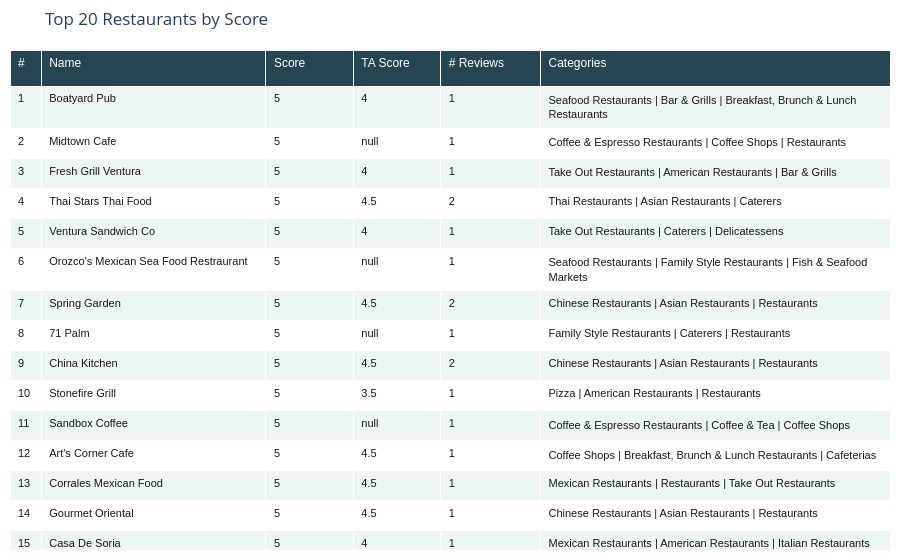

Notebook code cell kept with this figure:
### Markdown cell above
### 4.6 Top 20 Restaurants

The highest-rated restaurants by Google score, including their TripAdvisor score, total review count, and cuisine categories.

### Code cell
make_top_table(restaurants).show()

### Figure 1 — Plotly figure (JSON) as saved in the notebook; plotly's stock layout.template omitted (floating-point values rounded to 4 significant figures)
{"data": [{"cells": {"align": "left", "fill": {"color": [["#edf6f4", "#ffffff", "#edf6f4", "#ffffff", "#edf6f4", "#ffffff", "#edf6f4", "#ffffff", "#edf6f4", "#ffffff", "#edf6f4", "#ffffff", "#edf6f4", "#ffffff", "#edf6f4", "#ffffff", "#edf6f4", "#ffffff", "#edf6f4", "#ffffff"], ["#edf6f4", "#ffffff", "#edf6f4", "#ffffff", "#edf6f4", "#ffffff", "#edf6f4", "#ffffff", "#edf6f4", "#ffffff", "#edf6f4", "#ffffff", "#edf6f4", "#ffffff", "#edf6f4", "#ffffff", "#edf6f4", "#ffffff", "#edf6f4", "#ffffff"], ["#edf6f4", "#ffffff", "#edf6f4", "#ffffff", "#edf6f4", "#ffffff", "#edf6f4", "#ffffff", "#edf6f4", "#ffffff", "#edf6f4", "#ffffff", "#edf6f4", "#ffffff", "#edf6f4", "#ffffff", "#edf6f4", "#ffffff", "#edf6f4", "#ffffff"], ["#edf6f4", "#ffffff", "#edf6f4", "#ffffff", "#edf6f4", "#ffffff", "#edf6f4", "#ffffff", "#edf6f4", "#ffffff", "#edf6f4", "#ffffff", "#edf6f4", "#ffffff", "#edf6f4", "#ffffff", "#edf6f4", "#ffffff", "#edf6f4", "#ffffff"], ["#edf6f4", "#ffffff", "#edf6f4", "#ffffff", "#edf6f4", "#ffffff", "#edf6f4", "#ffffff", "#edf6f4", "#ffffff", "#edf6f4", "#ffffff", "#edf6f4", "#ffffff", "#edf6f4", "#ffffff", "#edf6f4", "#ffffff", "#edf6f4", "#ffffff"]]}, "font": {"color": "#1a1a1a", "family": "Arial", "size": 11}, "height": 30, "values": [[1, 2, 3, 4, 5, 6, 7, 8, 9, 10, 11, 12, 13, 14, 15, 16, 17, 18, 19, 20], ["Boatyard Pub", "Midtown Cafe", "Fresh Grill Ventura", "Thai Stars Thai Food", "Ventura Sandwich Co", "Orozco's Mexican Sea Food Restraurant", "Spring Garden", "71 Palm", "China Kitchen", "Stonefire Grill", "Sandbox Coffee", "Art's Corner Cafe", "Corrales Mexican Food", "Gourmet Oriental", "Casa De Soria", "Cordello's Pizza", "Prime Steakhouse & Wine Bar", "Golden China Restaurant", "Wok & South Mongolian BBQ", "Sushi Ozeki Japanese Restaurant"], [5, 5, 5, 5, 5, 5, 5, 5, 5, 5, 5, 5, 5, 5, 5, 5, 5, 5, 5, 5], [4, null, 4, 4.5, 4, null, 4.5, null, 4.5, 3.5, null, 4.5, 4.5, 4.5, 4, 3.5, 4, 3.5, null, null], [1, 1, 1, 2, 1, 1, 2, 1, 2, 1, 1, 1, 1, 1, 1, 1, 1, 2, 1, 1], ["Seafood Restaurants | Bar & Grills | Breakfast, Brunch & Lunch Restaurants", "Coffee & Espresso Restaurants | Coffee Shops | Restaurants", "Take Out Restaurants | American Restaurants | Bar & Grills", "Thai Restaurants | Asian Restaurants | Caterers", "Take Out Restaurants | Caterers | Delicatessens", "Seafood Restaurants | Family Style Restaurants | Fish & Seafood Markets", "Chinese Restaurants | Asian Restaurants | Restaurants", "Family Style Restaurants | Caterers | Restaurants", "Chinese Restaurants | Asian Restaurants | Restaurants", "Pizza | American Restaurants | Restaurants", "Coffee & Espresso Restaurants | Coffee & Tea | Coffee Shops", "Coffee Shops | Breakfast, Brunch & Lunch Restaurants | Cafeterias", "Mexican Restaurants | Restaurants | Take Out Restaurants", "Chinese Restaurants | Asian Restaurants | Restaurants", "Mexican Restaurants | American Restaurants | Italian Restaurants", "Pizza | Restaurants", "Steak Houses | American Restaurants | Restaurants", "Chinese Restaurants | Asian Restaurants | Banquet Halls & Reception Facilities", "Mongolian Restaurants | Asian Restaurants | Barbecue Restaurants", "Sushi Bars | Japanese Restaurants | Restaurants"]]}, "columnwidth": [25, 180, 70, 70, 80, 280], "header": {"align": "left", "fill": {"color": "#264653"}, "font": {"color": "#ffffff", "family": "Arial", "size": 12}, "height": 36, "values": ["#", "Name", "Score", "TA Score", "# Reviews", "Categories"]}, "type": "table"}], "layout": {"margin": {"b": 10, "l": 10, "r": 10, "t": 50}, "title": {"text": "Top 20 Restaurants by Score"}}}
